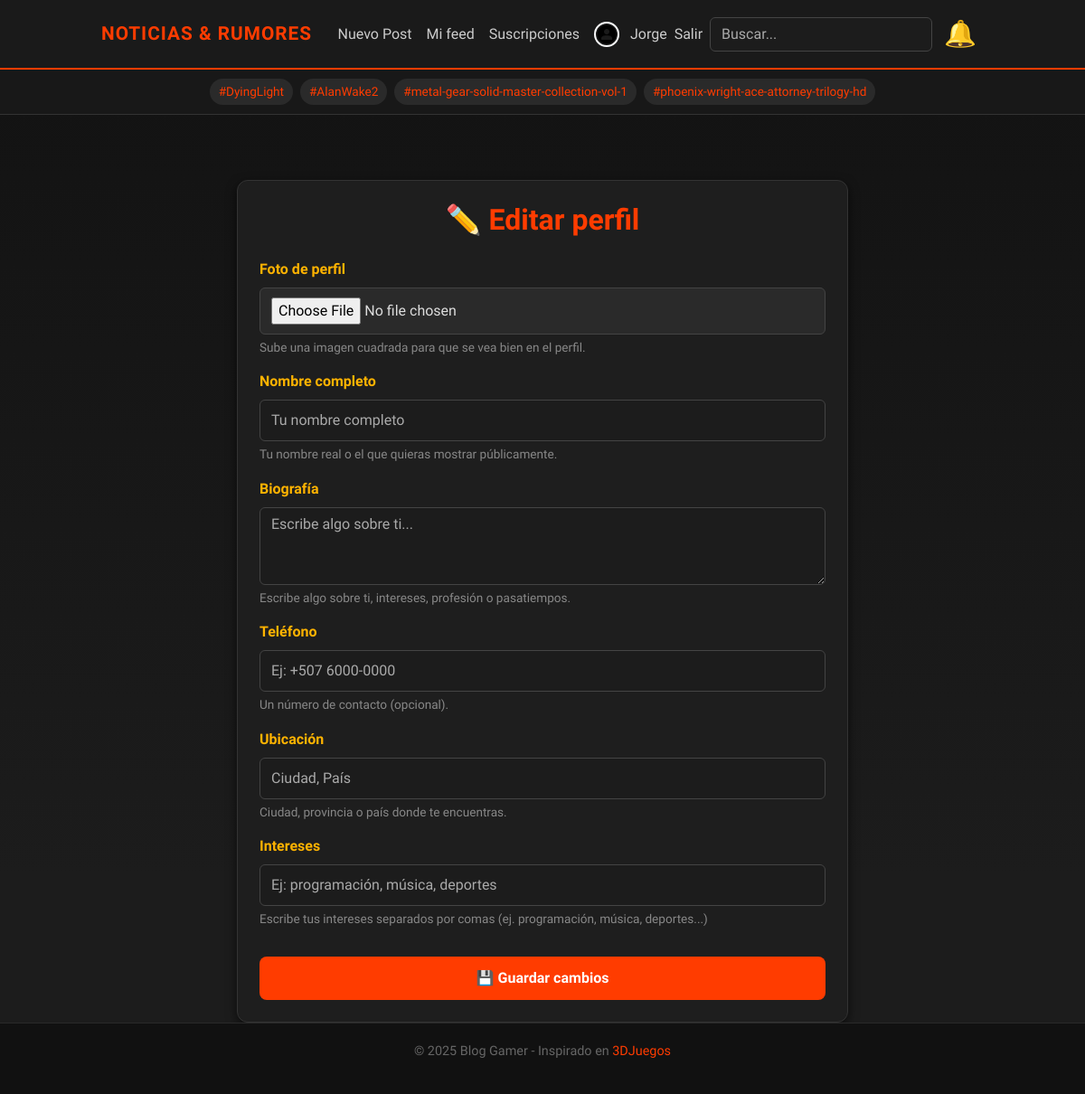
Page /perfil/editar/ (signed in) on the committed database.
### blog/models.py (models this page shows, shortened)
class Profile(models.Model):
    user = models.OneToOneField(User, on_delete=models.CASCADE, related_name='profile')
    avatar = models.ImageField(upload_to='avatars/', blank=True, null=True)
    bio = models.TextField(blank=True, verbose_name="Biografía")
    name = models.CharField(
        max_length=100, blank=True, null=True,
        verbose_name="Nombre completo",
        help_text="Tu nombre real o el que quieras mostrar públicamente."
    )
    phone = models.CharField(
        max_length=20, blank=True, null=True,
        verbose_name="Teléfono",
        help_text="Número de contacto (opcional)."
    )
    location = models.CharField(
        max_length=100, blank=True, null=True,
        verbose_name="Ubicación",
        help_text="Ciudad o país donde te encuentras."
    )
    interests = models.CharField(
        max_length=255, blank=True, null=True,
        verbose_name="Intereses",
        help_text="Ej: Programación, Música, Deportes..."
    )

### blog/views.py (the view)
# urls.py: path("perfil/editar/", views.profile_edit, name="profile_edit"),
@login_required
def profile_edit(request):
    form = ProfileForm(request.POST or None, request.FILES or None, instance=request.user.profile)
    if form.is_valid():
        form.save()
        messages.success(request, 'Perfil actualizado.')
        return redirect('blog:profile')
    return render(request, 'profile/edit.html', {'form': form})

### blog/forms.py
class ProfileForm(forms.ModelForm):
    class Meta:
        model = Profile
        fields = ["avatar", "name", "bio", "phone", "location", "interests"]
        widgets = {
            "name": forms.TextInput(attrs={"class": "form-control", "placeholder": "Tu nombre completo"}),
            "bio": forms.Textarea(attrs={"class": "form-control", "rows": 3, "placeholder": "Escribe algo sobre ti..."}),
            "phone": forms.TextInput(attrs={"class": "form-control", "placeholder": "Ej: +507 6000-0000"}),
            "location": forms.TextInput(attrs={"class": "form-control", "placeholder": "Ciudad, País"}),
            "interests": forms.TextInput(attrs={"class": "form-control", "placeholder": "Ej: programación, música, deportes"}),
        }

### blog/context_processors.py (called while the page is built)
def unread_notifications(request):
    if request.user.is_authenticated:
        return {
            "unread_count": request.user.notifications.filter(is_read=False).count(),
            "notifications": request.user.notifications.all().order_by("-created_at")[:8],
        }
    return {"unread_count": 0, "notifications": []}

def global_tags(request):
    return {"all_tags": Tag.objects.all()[:15]}

def latest_notifications(request):
    if request.user.is_authenticated:
        return {
            "notifications": request.user.notifications.all().order_by("-created_at")[:8]
        }
    return {"notifications": []}

### blog/templates/profile/edit.html (shortened to what this page needs)
{% extends 'base.html' %}
{% block content %}
<div class="container mt-5" style="max-width: 700px;">
  <div class="profile-card p-4 mx-auto">
    <h2 class="mb-4 text-center text-gamer">✏️ Editar perfil</h2>
    <form method="post" enctype="multipart/form-data" novalidate>
      <div class="mb-3">
        <label for="id_avatar" class="form-label info-label">Foto de perfil</label>
        {{ form.avatar }}
        <div class="form-text text-muted">Sube una imagen cuadrada para que se vea bien en el perfil.</div>
      </div>
      <div class="mb-3">
        <label for="id_name" class="form-label info-label">Nombre completo</label>
        {{ form.name }}
        <div class="form-text text-muted">Tu nombre real o el que quieras mostrar públicamente.</div>
      </div>
      <div class="mb-3">
        <label for="id_bio" class="form-label info-label">Biografía</label>
        {{ form.bio }}
        <div class="form-text text-muted">Escribe algo sobre ti, intereses, profesión o pasatiempos.</div>
      </div>
      <div class="mb-3">
        <label for="id_phone" class="form-label info-label">Teléfono</label>
        {{ form.phone }}
        <div class="form-text text-muted">Un número de contacto (opcional).</div>
      </div>
      <div class="mb-3">
        <label for="id_location" class="form-label info-label">Ubicación</label>
        {{ form.location }}
        <div class="form-text text-muted">Ciudad, provincia o país donde te encuentras.</div>
      </div>
      <div class="mb-3">
        <label for="id_interests" class="form-label info-label">Intereses</label>
        {{ form.interests }}
        <div class="form-text text-muted">Escribe tus intereses separados por comas (ej. programación, música, deportes...)</div>
      </div>
      <button class="btn-edit w-100 mt-3">💾 Guardar cambios</button>
    </form>
  </div>
</div>
{% endblock %}

### blog/templates/base.html (shortened to what this page needs)
<!doctype html>
<html lang="es">
<head>
  {% load static %}
  <link rel="stylesheet" href="{% static 'css/style.css' %}?v=11">
  <link href="https://cdn.jsdelivr.net/npm/bootstrap@5.3.3/dist/css/bootstrap.min.css" rel="stylesheet">
</head>
<body>
<nav class="navbar navbar-expand-lg navbar-dark">
  <div class="container">
    <a class="navbar-brand" href="{% url 'blog:post_list' %}">Noticias & Rumores</a>
    <div class="collapse navbar-collapse" id="navbarNav">
      <ul class="navbar-nav ms-auto align-items-center">
        {% if user.is_authenticated %}
          <li class="nav-item"><a class="nav-link" href="{% url 'blog:post_create' %}">Nuevo Post</a></li>
          <li class="nav-item"><a class="nav-link" href="{% url 'blog:my_personal_feed' %}">Mi feed</a></li>
          <li class="nav-item"><a class="nav-link" href="{% url 'blog:my_subscriptions' %}">Suscripciones</a></li>
          <li class="nav-item">
            <a class="nav-link d-flex align-items-center" href="{% url 'blog:profile' %}">
              <img src="{% if user.profile.avatar %}{{ user.profile.avatar.url }}{% else %}{% static 'img/default-avatar.png' %}{% endif %}"
                  alt="avatar"
                  width="28" height="28"
                  class="rounded-circle border border-2 border-light me-2">
              <span class="ms-1">{{ user.username }}</span>
            </a>
          </li>
          <li class="nav-item">
            <form method="post" action="{% url 'blog:logout' %}" style="display:inline;">
              <button type="submit" class="nav-link btn btn-link p-0" style="color:#ccc; text-decoration:none;">Salir</button>
            </form>
          </li>
        {% else %}
          <li class="nav-item"><a class="nav-link" href="{% url 'blog:login' %}">Entrar</a></li>
          <li class="nav-item"><a class="nav-link" href="{% url 'blog:signup' %}">Crear cuenta</a></li>
        {% endif %}
        <li class="nav-item">
          <form class="d-flex ms-2" method="get" action="{% url 'blog:search' %}">
            <input class="form-control" type="search" name="q" placeholder="Buscar...">
          </form>
        </li>
        <li class="nav-item">
          <div class="dropdown">
            <a href="#" class="nav-link notif-bell position-relative" id="notifDropdown"
               data-bs-toggle="dropdown" aria-expanded="false">
              🔔
            </a>
          </div>
        </li>
      </ul>
    </div>
  </div>
</nav>
<div class="tags-bar text-center">
  {% for tag in all_tags %}
    {% if tag.slug %}
      <a href="{% url 'blog:post_by_tag' tag.slug %}">#{{ tag.name }}</a>
    {% endif %}
  {% empty %}
    <span class="text-muted">No hay tags todavía</span>
  {% endfor %}
</div>
<div class="container mt-4">
  {% block content %}{% endblock %}
</div>
<footer>
  <div class="container">
    <p>&copy; {{ year|default:2025 }} Blog Gamer - Inspirado en
      <a href="https://www.3djuegos.com/" target="_blank">3DJuegos</a>
    </p>
  </div>
</footer>
</body>
</html>

### static/css/style.css (style rules this page uses)
.notif-bell { position: relative; font-size: 1.8rem; color: #ff3c00 !important; transition: transform 0.2s, text-shadow 0.2s; margin-left: 5px; }
input[type="text"], input[type="email"], input[type="password"], textarea, select, .form-control { background: #1c1c1c !important; color: #f5f5f5 !important; border: 1px solid #444 !important; border-radius: 6px; padding: 10px 12px; }
input::placeholder, textarea::placeholder { color: #aaa !important; }

### blog/templates/base.html (style rules this page uses)
body { font-family: 'Rajdhani', sans-serif; background: linear-gradient(180deg, #121212, #1c1c1c 80%); color: #ddd; min-height: 100vh; display: flex; flex-direction: column; }
.navbar { background: #1a1a1a !important; border-bottom: 2px solid #ff3c00; position: relative; }
.navbar-brand { font-weight: 700; font-size: 1.3rem; color: #ff3c00 !important; text-transform: uppercase; letter-spacing: 1px; }
.navbar-nav .nav-link { color: #ccc !important; transition: all .2s ease; }
.form-control { background: #2a2a2a; border: 1px solid #444; color: #fff; border-radius: 6px; }
.form-control::placeholder { color: #aaa; }
.notif-bell { position: relative; font-size: 1.8rem; color: #ff3c00 !important; transition: transform 0.2s, text-shadow 0.2s; margin-left: 5px; }
.container { flex: 1; max-width: 1000px; }
.tags-bar { background: #181818; border-bottom: 1px solid #333; padding: 8px 0; }
.tags-bar a { background: #2a2a2a; color: #ff3c00; font-size: 0.85rem; padding: 4px 10px; margin: 2px; border-radius: 20px; text-decoration: none; transition: 0.2s; display: inline-block; }
input[type="text"], input[type="file"], input[type="email"], input[type="password"], textarea, select { background: #2a2a2a; border: 1px solid #444; color: #fff; border-radius: 6px; padding: 10px 12px; width: 100%; transition: all 0.2s ease-in-out; }
button, input[type="submit"] { background: #ff3c00; color: #fff; border: none; border-radius: 6px; padding: 10px 18px; font-weight: bold; cursor: pointer; transition: 0.2s; }
footer { background: #111; color: #666; padding: 20px 0; text-align: center; font-size: 0.9rem; border-top: 1px solid #2a2a2a; }
footer a { color: #ff3c00; text-decoration: none; }

### blog/templates/profile/edit.html (style rules this page uses)
.profile-card { background: #1e1e1e; border: 1px solid #333; border-radius: 12px; color: #ddd; box-shadow: 0 4px 12px rgba(0,0,0,0.6); }
.text-gamer { color: #ff3c00; font-weight: 700; }
.info-label { color: #ffb300; font-weight: 600; }
input, textarea, select { background: #2a2a2a !important; color: #ddd !important; border: 1px solid #444 !important; border-radius: 8px; padding: 10px; width: 100%; }
.form-text { font-size: 0.85rem; color: #888 !important; }
.btn-edit { background: #ff3c00; border: none; color: #fff; font-weight: 600; padding: 12px; border-radius: 8px; transition: 0.2s; text-decoration: none; display: inline-block; }

### rows in the picture
Tag: name "DyingLight"
Tag: name "AlanWake2"
Tag: name "metal-gear-solid-master-collection-vol-1"
Tag: name "phoenix-wright-ace-attorney-trilogy-hd"

### other values in the picture
{{ user.username }} "Jorge"
{{ year|default:2025 }} "2025"
